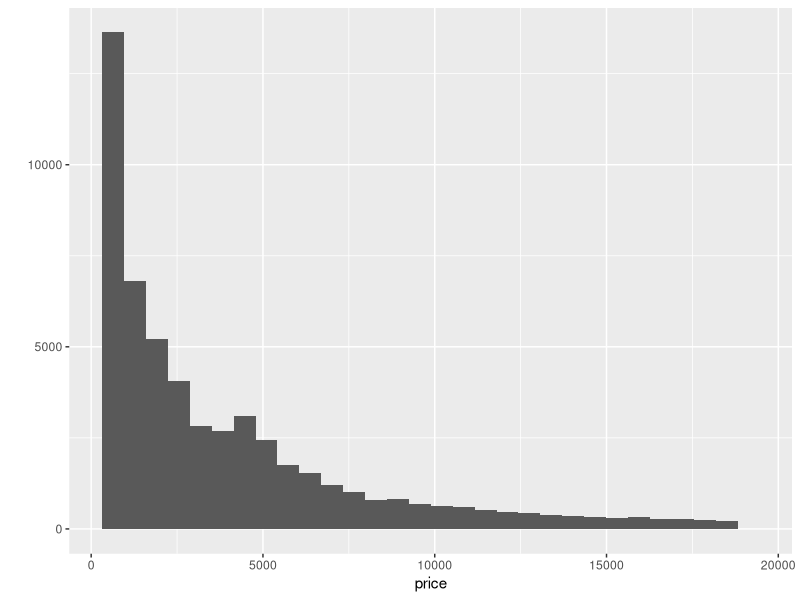
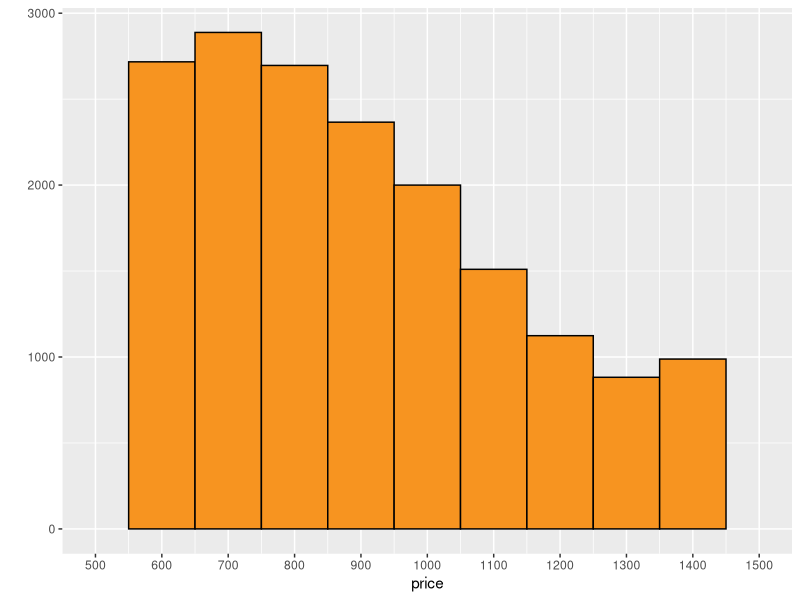
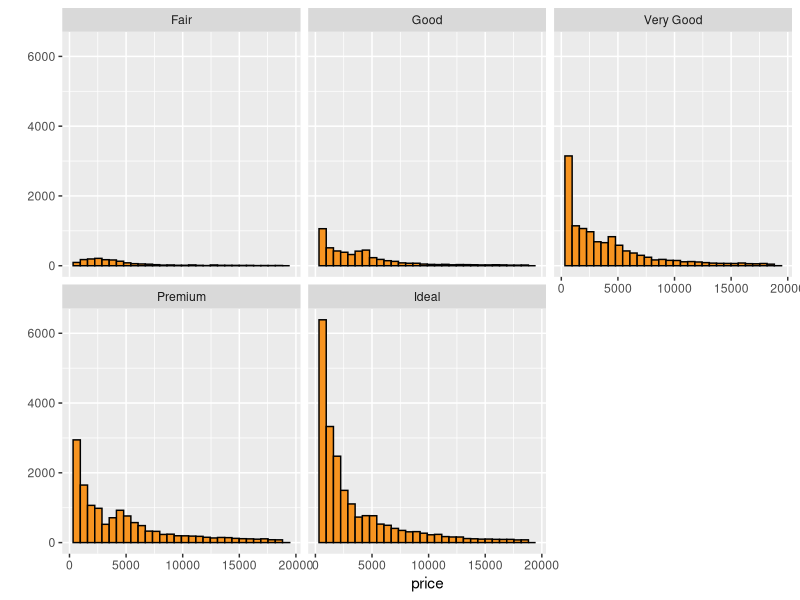
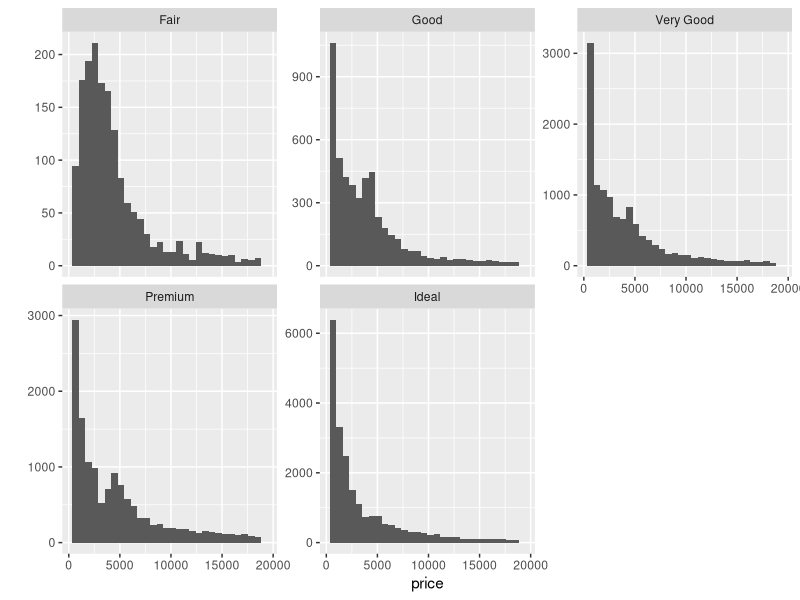
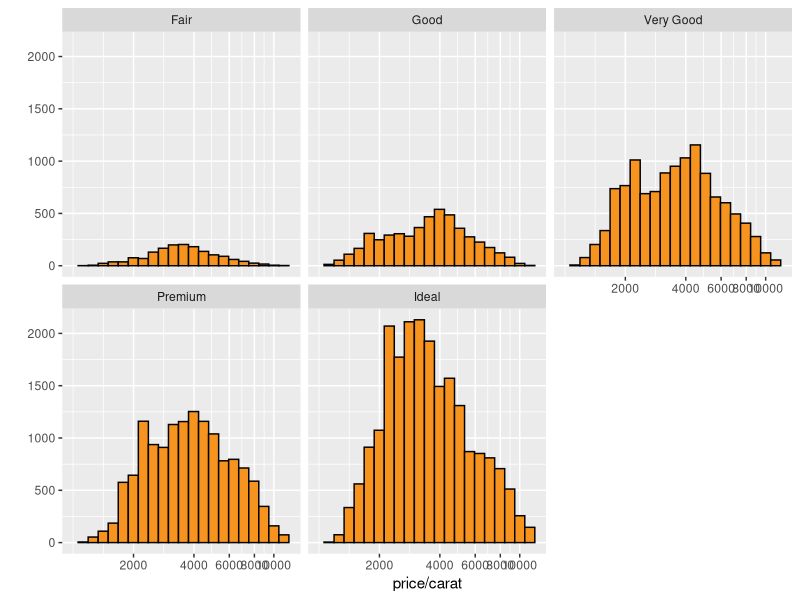
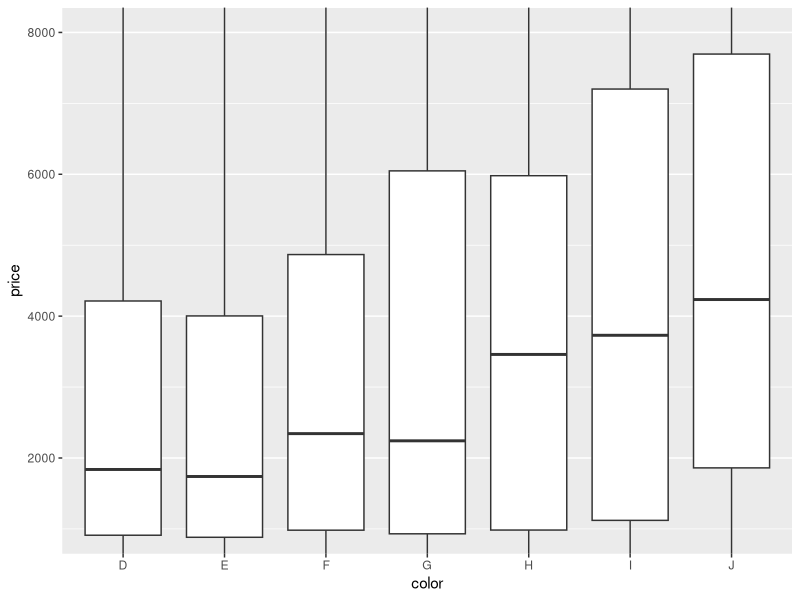
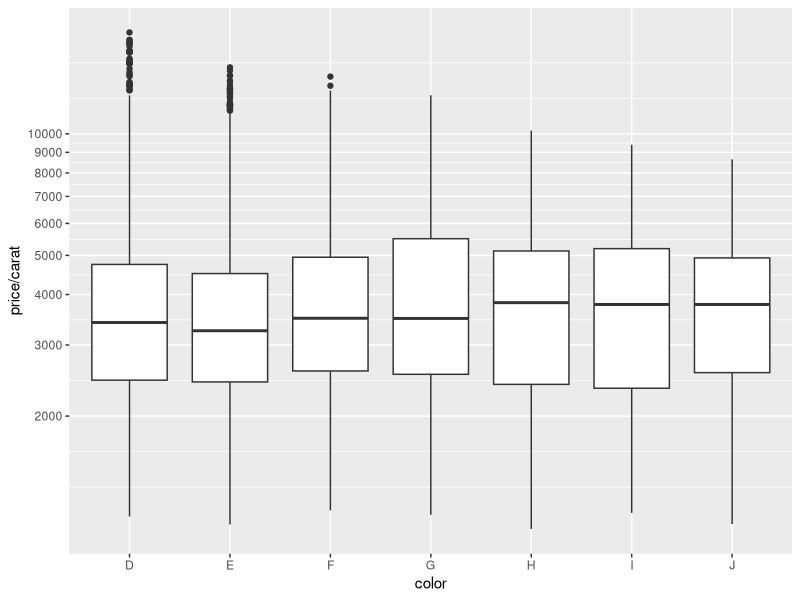
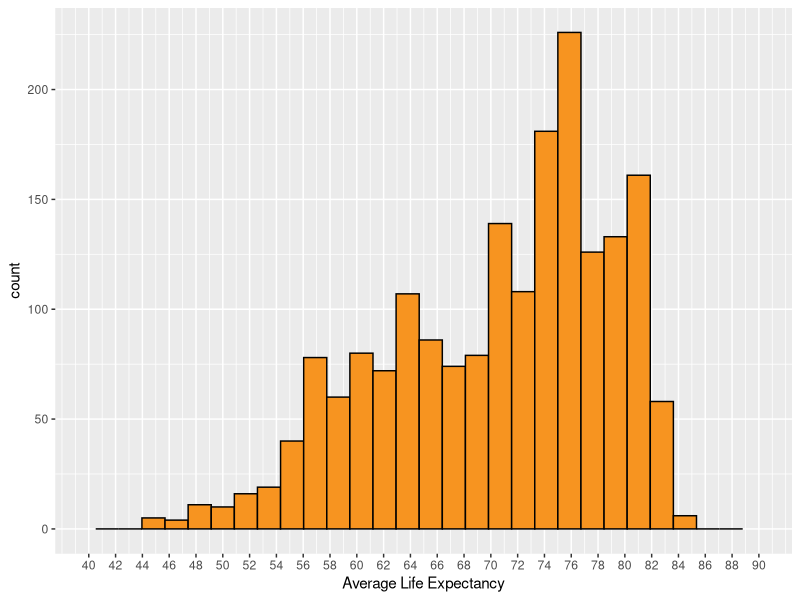

Write R code to recreate these figures, in order.
## ---- chunk 1
install.packages('ggplot2')
library(ggplot2)
data(diamonds)
summary(diamonds)

setwd("/Users/sa1251/Documents/eda-project/eda-project")
getwd()
## ---- chunk 2
qplot(x = price, data = diamonds)
ggsave('price_diamonds.png')
## ---- chunk 3
qplot(x = price, data = diamonds, binwidth = 100, color = I('black'), fill = I('#F79420')) + 
  scale_x_continuous(limits = c(500, 1500), breaks = seq(500, 1500, 100))
ggsave('largest_peak.png')
## ---- chunk 4
qplot( x = price, data = diamonds, color = I('black'), fill = I('#F79420')) + 
  facet_wrap(~cut)
ggsave('prices_by_cut.png')
## ---- chunk 5
qplot(x = price, data = diamonds) + facet_wrap(~cut, scales = "free_y")
ggsave('facet_free_y.png')
## ---- chunk 6
qplot(x = price/carat, data = diamonds, binwidth = .05, color = I('black'), fill = I('#F79420')) + 
  facet_wrap(~cut) + scale_x_log10(limits = c(1000, 12000), breaks = seq(0, 10000, 2000))
ggsave('price_per_carat.png')
## ---- chunk 7
by(diamonds$price, diamonds$color, summary)
qplot(x = color, y = price, data = diamonds, geom = 'boxplot') +
  coord_cartesian(ylim = c(1000, 8000))
ggsave('diamonds_boxplot.png')

## ---- chunk 8
qplot(x = color, y = price/carat, data = diamonds, geom = 'boxplot') + 
  scale_y_log10(breaks = seq(2000, 10000, 1000))
ggsave('price_per_carat_boxplot.png')
## ---- chunk 9

library(ggplot2)
library(dplyr)
library(tidyr)

life_exp <- read.csv('life_exp.csv', header = T, check.names = F)
life_exp <- gather(life_exp, "year", "n", 2:217)


# This graph shows the distribution of all countries' average life expectancies over the last 
# decade.

ggplot(aes(x = n, binwidth = 1), data = subset(life_exp, year >= 2006)) + 
  geom_histogram(color = I('black'), fill = I('#F79420')) + xlab('Average Life Expectancy') + 
  scale_x_continuous(limits = c(40, 90), breaks = seq(40, 90, 2))
ggsave('last_decade_histogram.png')

# I've highlighted this same data using different tools. This dotplot faceted by every year may
# do a better job highlighting yearly differences. 

ggplot(aes(x = n), data = subset(life_exp, year >= 2006)) + geom_dotplot() + 
  xlab('Average Life Expectancy') + facet_wrap(~year, ncol = 5) + 
  scale_x_continuous(limits = c(40,90), breaks = seq(40, 90, 5))
ggsave('last_decade_dotplot.png')

## ---- chunk 10

# Using the sample data set

bday_data <- read.csv('birthdaysExample-2.csv')
library(dplyr)
library(tidyr)
bday_data <- as.Date(bday_data$dates, format = "%m/%d/%y")
bday_data <- as.data.frame(bday_data)
colnames(bday_data)[1] <- 'dates'
bday_data <- separate(bday_data, dates, c("y", "m", "d"))
colnames(bday_data)[1:3] <- c('year', 'month', 'day')

# How many people share your birthday?
filter(bday_data, month == 12, day == 10)

# Which month contains the most number of birthdays?
table(bday_data$month)
max(table(bday_data$month))

# How many birthdays are in each month?
table(bday_data$month)

# Which day of the year has the most number of birthdays?
table(bday_data$day)
max(table(bday_data$day))

# Do you have at least 365 friends that have birthdays on every day of the year?
distinct(bday_data)
